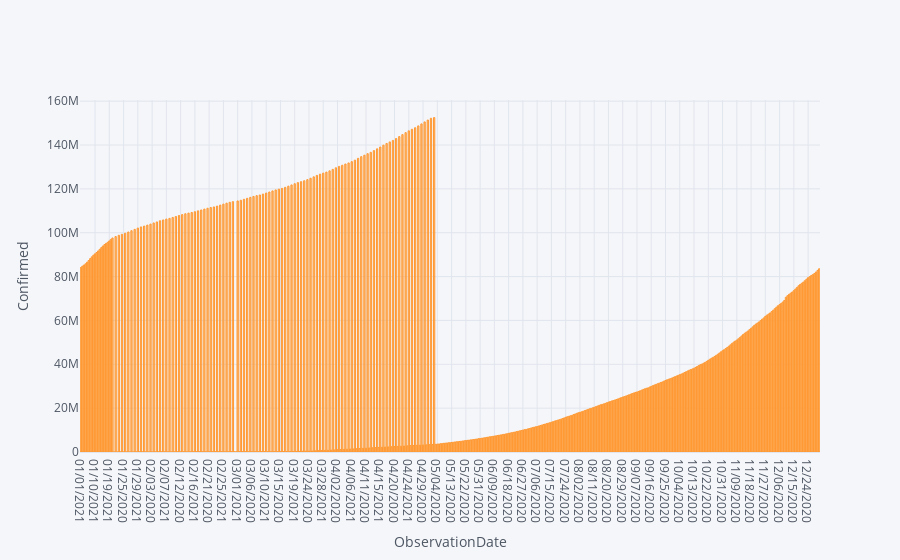

The notebook cell this image was saved under:
### Code cell
#plotly

confirmed.iplot(kind='bar',x='ObservationDate',y='Confirmed',xTitle='ObservationDate',yTitle="Confirmed")

### Figure 1 — Plotly figure (JSON) as saved in the notebook; plotly's stock layout.template omitted (floating-point values rounded to 4 significant figures; data arrays with more than 128 entries replaced by an {"elided": "..."} marker saying what was removed)
{"data": [{"marker": {"color": "rgba(255, 153, 51, 0.6)", "line": {"color": "rgba(255, 153, 51, 1.0)", "width": 1}}, "name": "Confirmed", "orientation": "v", "text": "", "type": "bar", "x": {"elided": "467 str values"}, "y": {"elided": "467 int values"}}], "layout": {"legend": {"bgcolor": "#F5F6F9", "font": {"color": "#4D5663"}}, "paper_bgcolor": "#F5F6F9", "plot_bgcolor": "#F5F6F9", "title": {"font": {"color": "#4D5663"}}, "xaxis": {"gridcolor": "#E1E5ED", "showgrid": true, "tickfont": {"color": "#4D5663"}, "title": {"font": {"color": "#4D5663"}, "text": "ObservationDate"}, "zerolinecolor": "#E1E5ED"}, "yaxis": {"gridcolor": "#E1E5ED", "showgrid": true, "tickfont": {"color": "#4D5663"}, "title": {"font": {"color": "#4D5663"}, "text": "Confirmed"}, "zerolinecolor": "#E1E5ED"}}}
